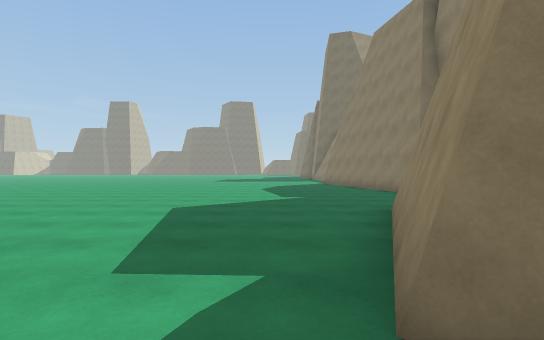
View 1 (above)

19 first-person views from a walk through a Unity game level. The camera is 1.3 m above the floor, looks level and sees 80° across. The floor is counted in squares, 2 m on a side. Each view is taken from the middle of a square. On the plan, view 1 faces up. The plan holds only what a view shows up to about 10 squares ahead; the rest is blank. The place goes on beyond the plan. The player character is not drawn.

View 2
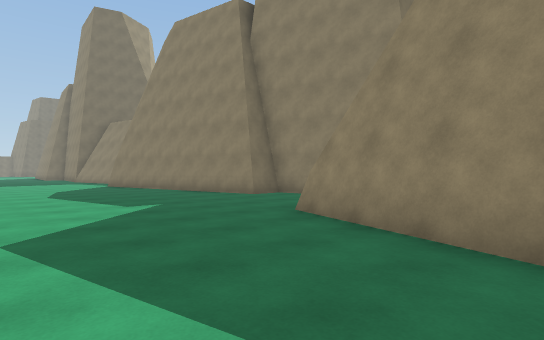

View 3
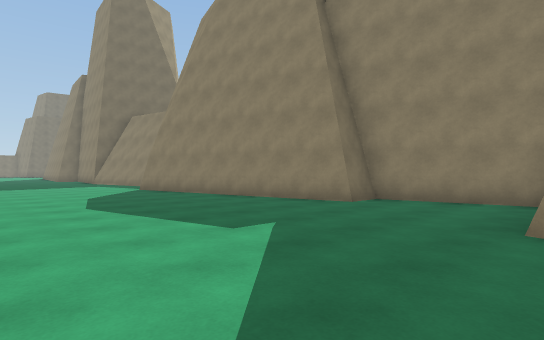

View 4
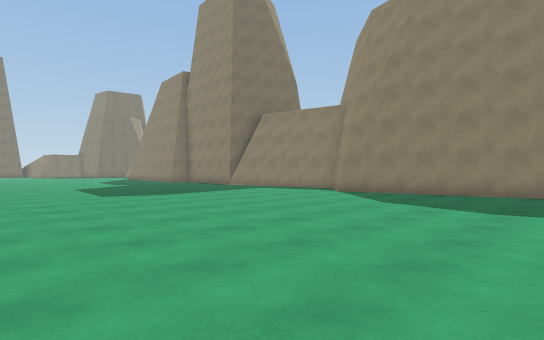

View 5
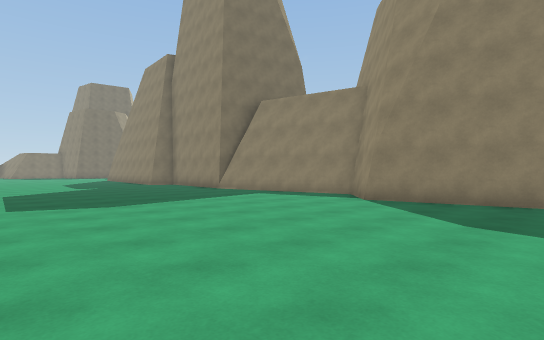

View 6
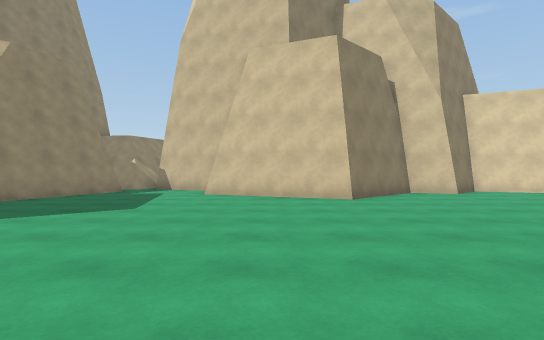

View 7
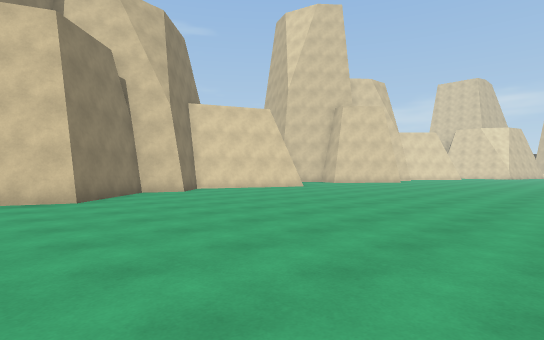

View 8
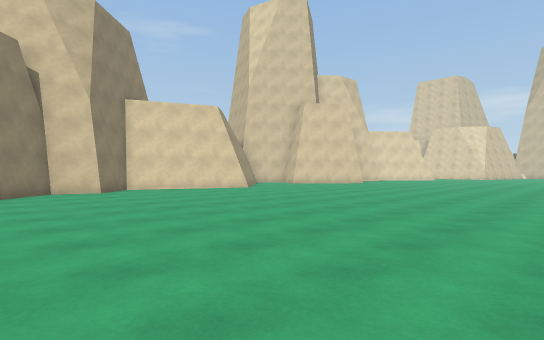

View 9
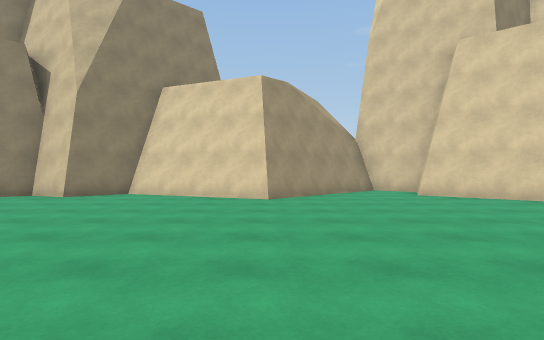

View 10
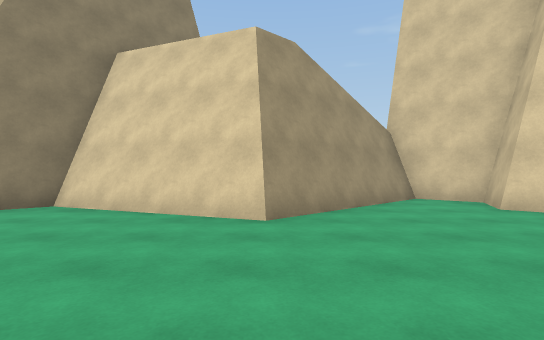

View 11
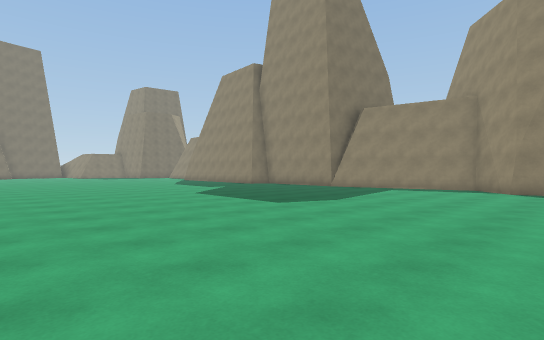

View 12
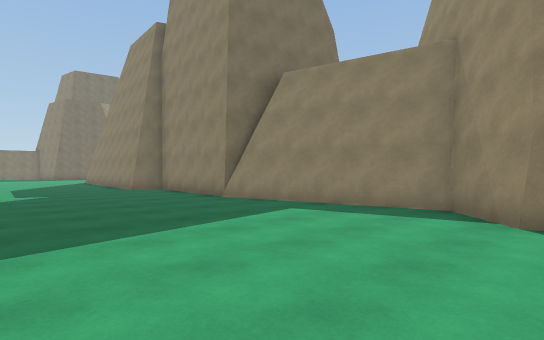

View 13
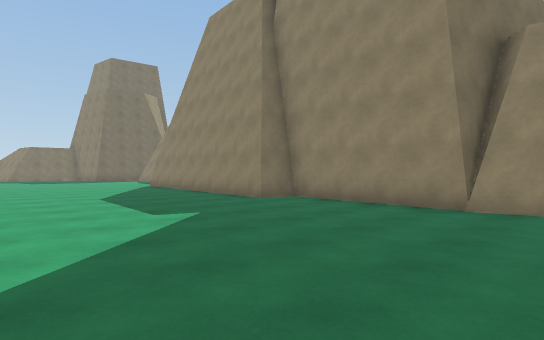

View 14
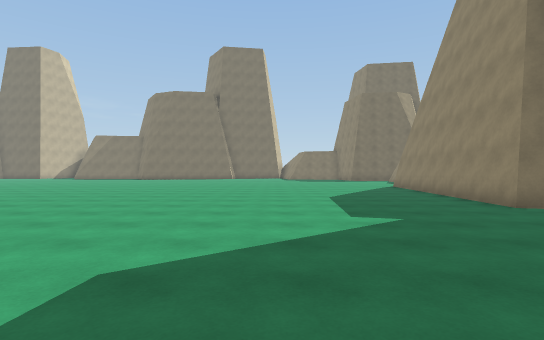

View 15
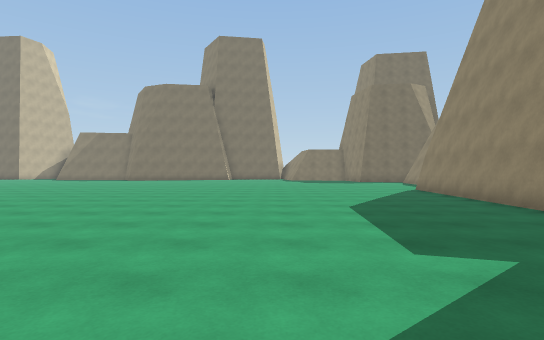

View 16
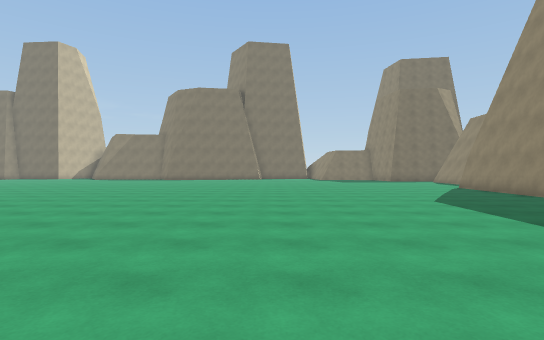

View 17
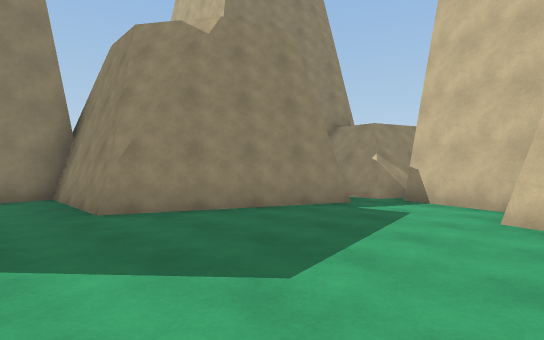

View 18
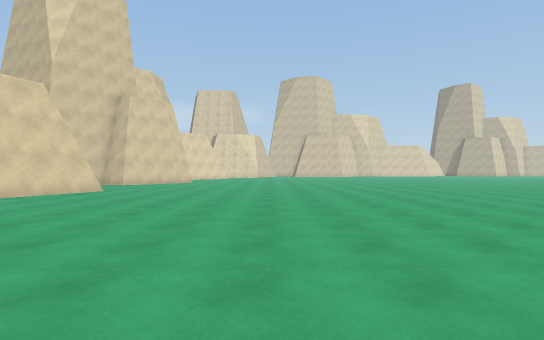

View 19
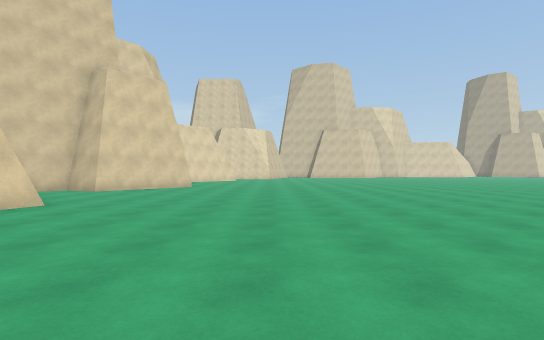

### Floor plan
Points are (right, up) in squares from view 1. A wall is a line through its corners. A room is listed if a view was taken in it or the views show most of it. See-through windows are left out.
Room 1 (views 1, 2, 3, 4, 5, 6, 7, 8, 9, 10, 11, 12, 13, 14, 15, 16, 17, 18, 19)
walls: (3.4, 19.5) (3, 21.4); (3.3, 21.3) (2.8, 21.5) (3.1, 25.4) (2.4, 25.7); (2.4, 26.5) (2.9, 32.1); (-14.1, 2.6) (-10.2, 0.9) (-9, 2.1) (-7.9, 1.7) (-5.8, 3.7) (-2.4, 2.3); (-14.6, 1.8) (-13.9, 2.5); (-2.4, 1) (-0.2, 0.1); (-15.6, 0.9) (-14.9, 1.6); (-19.5, 3) (-17.9, 1.6) (-18.3, 0.5) (-17, -0.6); (0.9, 1.1) (0.6, 1.3) (2.1, 5.3) (5.5, 5.2) (4.8, 8.6) (4, 8.6) (2.6, 15.5) (3.9, 16.7) (3.4, 19.3); (-16.6, 0) (-15.9, 0.6); (0.4, -1.6) (0.8, -0.5)
low walls: (3.2, 19.4) (2.8, 21.5); (3.7, 16.6) (3.5, 17.9); (-13.5, 2.6) (-10.1, 1.1); (-16.5, 0.3) (-14.1, 2.6); (0.3, -1.1) (0.6, -0.2)

Positions as (right, up) in squares from view 1, and headings:
1: (0, 0), facing up
2: (-2, 2), facing up-right
3: (-2, 5), facing up-right
4: (-6, 10), facing up-right
5: (-4, 12), facing up-right
6: (-4, 11), facing down
7: (-4, 11), facing down-left
8: (-6, 12), facing down-left
9: (-14, 10), facing down
10: (-14, 7), facing down
11: (-8, 14), facing up-right
12: (-2, 15), facing up-right
13: (-3, 20), facing up-right
14: (-2, 20), facing up
15: (-2, 22), facing up
16: (-4, 21), facing up
17: (-3, 7), facing down-right
18: (-4, 8), facing left
19: (-8, 7), facing left
